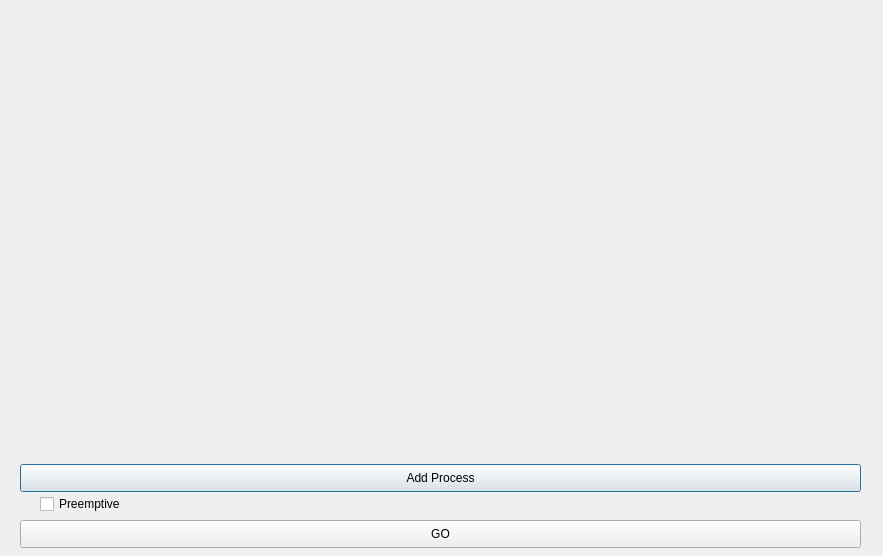
<?xml version="1.0" encoding="UTF-8"?>
<ui version="4.0">
 <class>SJF_Dialog</class>
 <widget class="QDialog" name="SJF_Dialog">
  <property name="geometry">
   <rect>
    <x>0</x>
    <y>0</y>
    <width>883</width>
    <height>556</height>
   </rect>
  </property>
  <property name="windowTitle">
   <string>Dialog</string>
  </property>
  <widget class="QWidget" name="verticalLayoutWidget">
   <property name="geometry">
    <rect>
     <x>20</x>
     <y>10</y>
     <width>841</width>
     <height>441</height>
    </rect>
   </property>
   <layout class="QVBoxLayout" name="verticalLayout_2"/>
  </widget>
  <widget class="QPushButton" name="pushButton_addProcess">
   <property name="geometry">
    <rect>
     <x>20</x>
     <y>464</y>
     <width>841</width>
     <height>28</height>
    </rect>
   </property>
   <property name="sizePolicy">
    <sizepolicy hsizetype="Preferred" vsizetype="Fixed">
     <horstretch>0</horstretch>
     <verstretch>0</verstretch>
    </sizepolicy>
   </property>
   <property name="text">
    <string>Add Process</string>
   </property>
  </widget>
  <widget class="QCheckBox" name="checkBox">
   <property name="geometry">
    <rect>
     <x>40</x>
     <y>494</y>
     <width>101</width>
     <height>20</height>
    </rect>
   </property>
   <property name="sizePolicy">
    <sizepolicy hsizetype="Fixed" vsizetype="Fixed">
     <horstretch>0</horstretch>
     <verstretch>0</verstretch>
    </sizepolicy>
   </property>
   <property name="text">
    <string>Preemptive</string>
   </property>
  </widget>
  <widget class="QPushButton" name="pushButton_Go">
   <property name="geometry">
    <rect>
     <x>20</x>
     <y>520</y>
     <width>841</width>
     <height>28</height>
    </rect>
   </property>
   <property name="sizePolicy">
    <sizepolicy hsizetype="Preferred" vsizetype="Fixed">
     <horstretch>0</horstretch>
     <verstretch>0</verstretch>
    </sizepolicy>
   </property>
   <property name="text">
    <string>GO</string>
   </property>
  </widget>
 </widget>
 <resources/>
 <connections/>
</ui>
